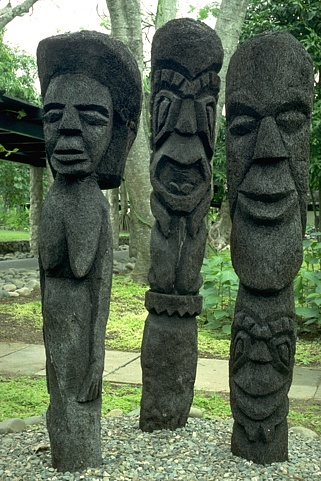
#> input picture MP2/blobs-data/101085.jpg, 321 x 481 px; its folder holds only this picture in this run
$ jupyter execute --allow-errors blob.ipynb
#> lines starting #> are read from the running program, lines starting #| are printed output that depends on the picture
[cell 1]
import matplotlib.pyplot as plt
from matplotlib.patches import Circle
from tqdm import tqdm
import os, sys, numpy as np, cv2
from scipy import signal
from skimage.util import img_as_float
from skimage.io import imread
import matplotlib
from matplotlib import pyplot as plt
import math
from scipy.ndimage.filters import *
from skimage.transform import *
import time

[cell 2]
def show_all_circles(image, cx, cy, rad, output_dir, imname, color='r'):

    """
    image: numpy array, representing the grayscsale image
    cx, cy: numpy arrays or lists, centers of the detected blobs
    rad: numpy array or list, radius of the detected blobs
    """
    if not os.path.exists(output_dir):
        os.makedirs(output_dir)
    fig, ax = plt.subplots()
    ax.set_aspect('equal')
    ax.imshow(image, cmap='gray')
    for x, y, r in zip(cx, cy, rad):
        # print(len(x), len(y), len(r))
        circ = Circle((x, y), r, color=color, fill=False)
        ax.add_patch(circ)

    plt.title('%i circles' % len(cx))
    filename = os.path.join(output_dir, imname +'.png')
    plt.savefig(filename)
    plt.show()

[cell 3]
# set some constant parameters
IMAGE_DIR = 'blobs-data'
OUTPUT_DIR = 'blobs-output'
imlist = ['101085', '119082', '182053', '210088', 'butterfly', 'einstein', 'fishes', 'sunflowers']

[cell 4]
def find_circle_parta(I, sigma_start=2, levels=15, k=1.2, threshold=0.001):
    # in this function, use the naive method to find location of circles
    height, width = I.shape
    sigma_start = 2
    levels = 15
    k = 1.2
    scale_space = np.zeros((levels, height, width))
    laplace_space = np.zeros((levels, height, width))
    for i in range(levels):
        # in each level, we conpute the convolution of I and laplace
        sigma = sigma_start * k ** i;
        laplace = sigma**2 * gaussian_laplace(I, sigma=sigma)
        laplace = laplace * laplace
        laplace_space[i, :, :] = laplace
        cur_size = math.ceil(sigma*np.sqrt(2))
        rank = rank_filter(laplace, rank=-1, size=(cur_size, cur_size))
        scale_space[i, :, :] = rank

    global_max = np.zeros_like(scale_space)
    # find the global maximum
    temp_max = rank_filter(scale_space, rank=-1, size=(levels, 3, 3))
    global_max = np.where(temp_max <= laplace_space, laplace_space, 0)
    global_max = np.where(global_max >= threshold, global_max, 0)
    # now we need to draw circles
    cx, cy, rad = [], [], []
    for i in range(levels):
        cur_cy, cur_cx = np.where(global_max[i, :, :] > 0)
        cur_rad = [np.sqrt(2) * sigma_start * k ** i] * cur_cy.shape[0]
        cx.extend(list(cur_cx))
        cy.extend(list(cur_cy))
        rad.extend(cur_rad)
    return cx, cy, rad


def find_circle_partb(I, sigma=2, levels=15, k=1.2, threshold=0.001):
    height, width = I.shape
    scale_space = np.zeros((levels, height, width))
    laplace_space = np.zeros((levels, height, width))
    for i in range(levels):
        new_height, new_width = math.ceil(height / k ** i), math.ceil(width / k ** i)
        cur_I = resize(I, (new_height, new_width))
        laplace = sigma**2 * gaussian_laplace(cur_I, sigma=sigma)
        laplace = laplace * laplace
        # we need to resize the output
        laplace = resize(laplace, (height, width))
        laplace_space[i, :, :] = laplace
        # cur_size = math.ceil(sigma*np.sqrt(2))
        cur_size = math.ceil(sigma*k**i * np.sqrt(2))
        rank = rank_filter(laplace, rank=-1, size=(cur_size, cur_size))
        scale_space[i, :, :] = rank

    global_max = np.zeros_like(scale_space)
    # find the global maximum
    temp_max = rank_filter(scale_space, rank=-1, size=(levels, 3, 3))
    global_max = np.where(temp_max <= laplace_space, laplace_space, 0)
    global_max = np.where(global_max >= threshold, global_max, 0)
    # now we need to draw circles
    cx, cy, rad = [], [], []
    for i in range(levels):
        cur_cy, cur_cx = np.where(global_max[i, :, :] > 0)
        cur_rad = [np.sqrt(2) * sigma * k ** i] * cur_cy.shape[0]
        cx.extend(list(cur_cx))
        cy.extend(list(cur_cy))
        rad.extend(cur_rad)
    return cx, cy, rad


def draw_circle(part):
    part_list = ['a', 'b']
    fn_list = [find_circle_parta, find_circle_partb]
    fn = fn_list[part]
    for imname in imlist:
        I = cv2.imread(os.path.join(IMAGE_DIR, imname +'.jpg'))
        # now we have the gray scale image
        gray = cv2.cvtColor(I, cv2.COLOR_BGR2GRAY)
        gray = gray.astype(np.float32)/255.
        start_time = time.time()
        cx, cy, rad = fn(gray, levels=15)
        end_time = time.time()
        print('For part', part_list[part] + ',', 'the runtime for image',
              imname + '.jpg is:', end_time - start_time, 's')
        output_dir = os.path.join(OUTPUT_DIR, part_list[part])
        show_all_circles(gray, cx, cy, rad, output_dir, imname)

#> (a cell that did not finish here is left out)

#> in draw_circle, I is the input picture: shape (481, 321, 3); mean B, G, R 80.9, 102.6, 87.8
#> in draw_circle, `gray = cv2.cvtColor(I, cv2.COLOR_BGR2GRAY)`:
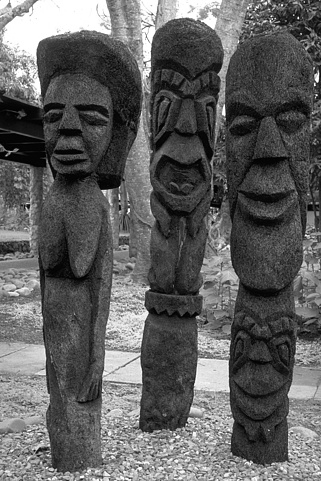
#> gray: shape (481, 321); min 0, max 255, mean 95.7
#> the loop in find_circle_parta, `for i in range(levels):` made 15 passes
#> pass 1, in find_circle_parta, `laplace = sigma**2 * gaussian_laplace(I, sigma=sigma)`:
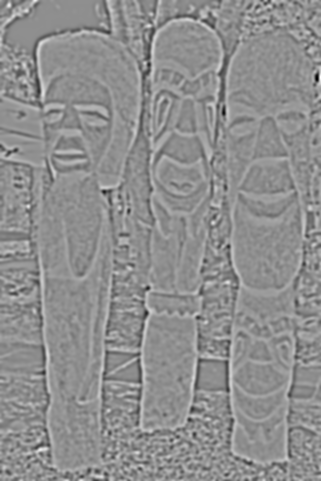
#> laplace: shape (481, 321) float32; min -0.394, max 0.307, mean -0.00026; drawn with min black and max white
#> pass 1, in find_circle_parta, `laplace = laplace * laplace`:
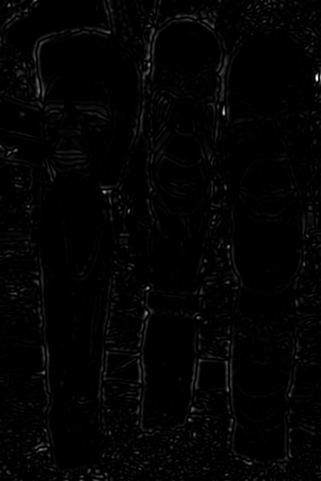
#> laplace: shape (481, 321) float32; min 2.34e-14, max 0.155, mean 0.00231; drawn with min black and max white
#> pass 1, in find_circle_parta, `rank = rank_filter(laplace, rank=-1, size=(cur_size, cur_size))`:
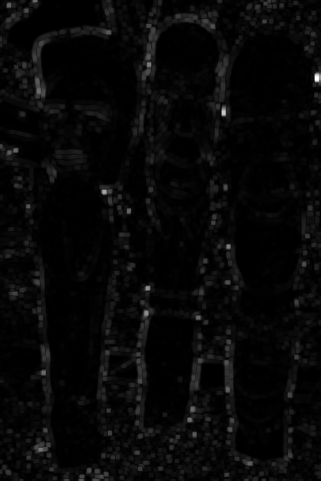
#> rank: shape (481, 321) float32; min 2.07e-07, max 0.155, mean 0.00498; drawn with min black and max white
#> pass 2, in find_circle_parta, `laplace = sigma**2 * gaussian_laplace(I, sigma=sigma)`:
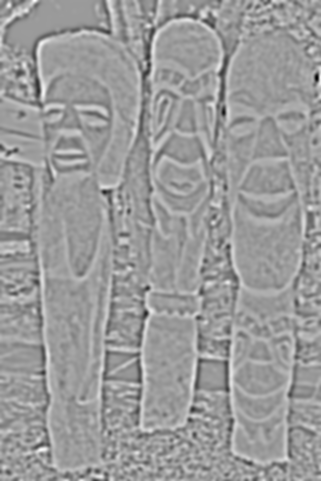
#> laplace: shape (481, 321) float32; min -0.383, max 0.246, mean -0.000163; drawn with min black and max white
#> after the loop in find_circle_parta, `for i in range(levels):`:
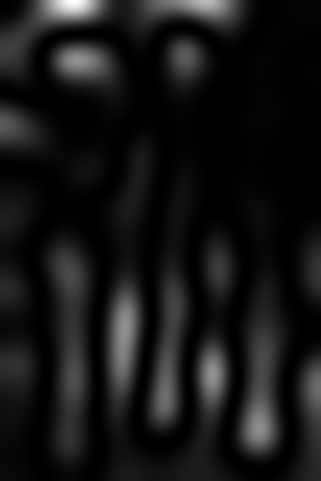
#> laplace: shape (481, 321) float32; min 2.21e-13, max 0.113, mean 0.00976; drawn with min black and max white
#> the loop in find_circle_parta, `for i in range(levels):` made 15 passes
#> (cur_cy, cur_cx) on passes 7 to 12: ([18, 23, 45, 106, 119, 137, 235, 235, 248, 310, 480], [284, 0, 229, 300, 70, 204, 0, 26, 0, 302, 71]), ([24, 118, 149, 162, 179, 180, 350, 353, 391, 394], [320, 187, 320, 269, 320, 111, 302, 38, 297, 40]), ([0, 175, 180, 182, 311], [0, 23, 69, 265, 30]), ([60, 123, 139, 153, 224, 331], [0, 123, 272, 141, 216, 320]), ([39, 52], [24, 254]), ([269, 367, 375], [218, 122, 212])
#> after the loop in find_circle_parta, `for i in range(levels):`: cx = 921 values, max 320 at index 62, min 0 at index 63, mean 169.4; cy = 921 values, max 480 at index 670, min 0 at index 0, mean 276.3; rad = 921 values from 2.83 to 36.31
#> the loop in show_all_circles, `for x, y, r in zip(cx, cy, rad):` made 921 passes
#> (x, y) on passes 1 to 3: (35, 0), (261, 0), (269, 0)
#> in show_all_circles, `plt.savefig(filename)`:
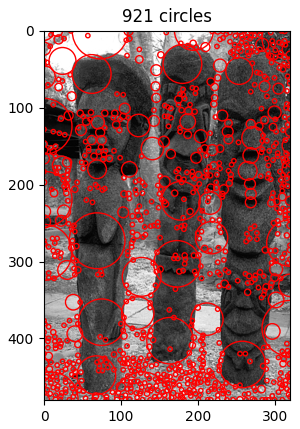
#> figure drawn by matplotlib, 1 panel

#> (a cell that did not finish here is left out)

#> the loop in find_circle_partb, `for i in range(levels):` made 15 passes
#> pass 2, in find_circle_partb, `cur_I = resize(I, (new_height, new_width))`:
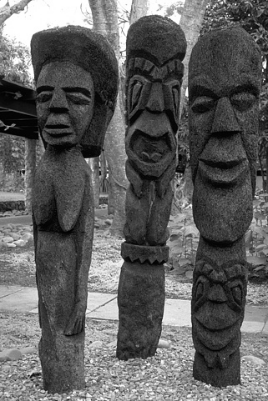
#> cur_I: shape (401, 268) float32; min 0.000782, max 1, mean 0.375
#> after the loop in find_circle_partb, `for i in range(levels):`:
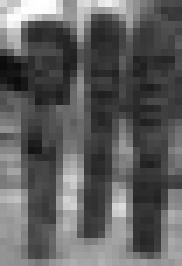
#> cur_I: shape (38, 26) float32 (shown 7 times larger); min 0.0452, max 0.999, mean 0.375
#> the loop in find_circle_partb, `for i in range(levels):` made 15 passes
#> (cur_cy, cur_cx) on passes 7 to 12: ([22, 117, 119, 137, 150, 224, 235, 235, 248, 310, 349], [1, 188, 70, 203, 319, 268, 1, 25, 1, 301, 301]), ([1, 44, 162, 180, 183, 290, 354, 390, 393], [1, 229, 269, 112, 265, 248, 37, 297, 40]), ([174, 182, 311, 332], [23, 70, 31, 318]), ([120, 140, 155, 223, 478], [124, 272, 140, 216, 89]), ([39, 52, 268, 373, 477], [27, 255, 219, 212, 255]), ([55, 366], [61, 120])
#> after the loop in find_circle_partb, `for i in range(levels):`: cx = 1048 values, max 320 at index 55, min 0 at index 73, mean 170.4; cy = 1048 values, max 480 at index 845, min 0 at index 0, mean 275; rad = 1048 values from 2.83 to 36.31
#> call 2 of show_all_circles, with output_dir = 'blobs-output/b', imname = '101085', color = 'r'
#> the loop in show_all_circles (call 2), `for x, y, r in zip(cx, cy, rad):` made 1048 passes
#> (x, y) on passes 1 to 3: (35, 0), (219, 0), (261, 0)
#> in show_all_circles (call 2), `plt.savefig(filename)`:
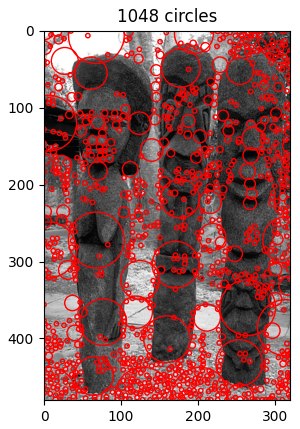
#> figure drawn by matplotlib, 1 panel
